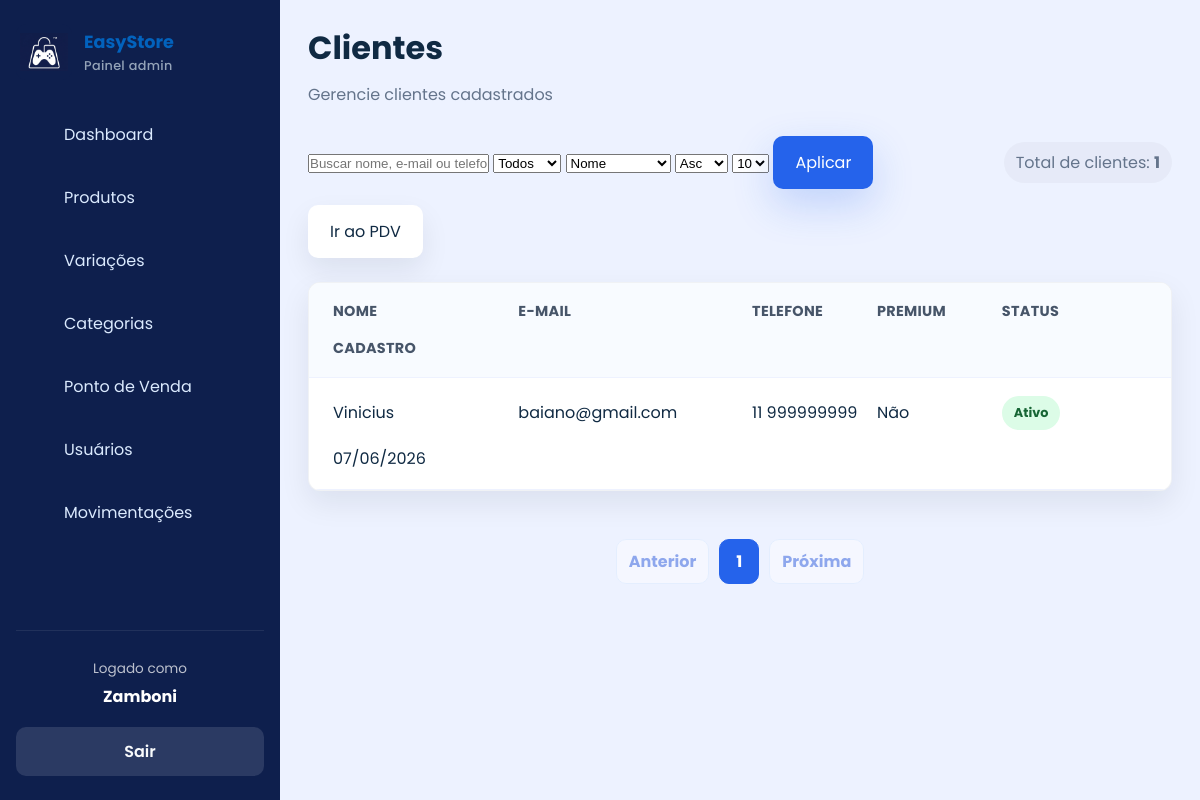
Page /clientes/ (signed in) on the earlier database version.
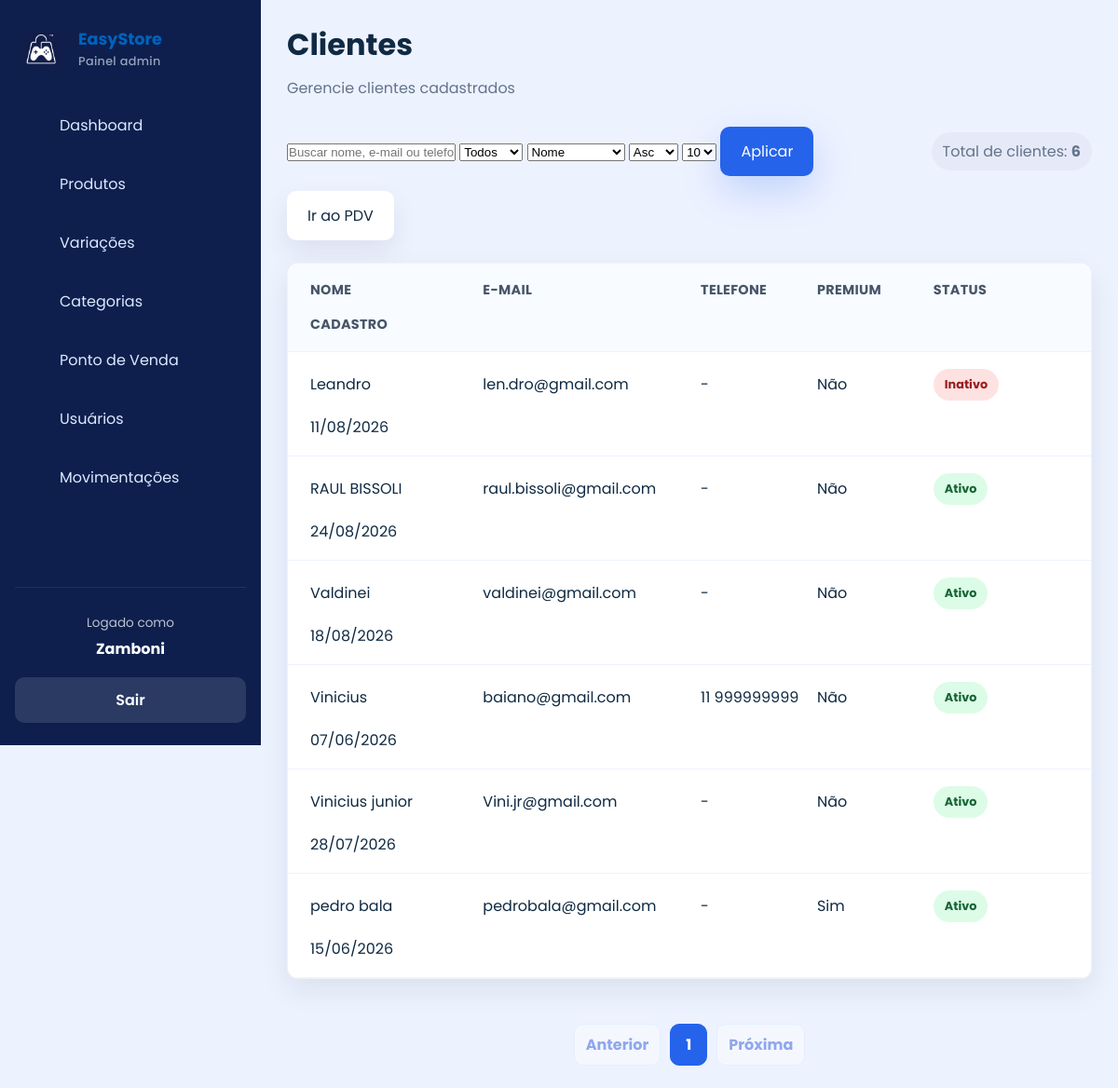
Same page on the later database version.
### app/models/cliente.py (models this page shows)
class Cliente(Base):
    __tablename__ = "clientes"
    id         = Column(Integer, primary_key=True, index=True)
    nome       = Column(String(150), nullable=False, index=True)
    email      = Column(String(167), nullable=True, unique=True, index=True)
    telefone   = Column(String(20), nullable=True)
    usuario_id = Column(
        Integer,
        ForeignKey("usuarios.id", ondelete="SET NULL"),
        nullable=True,
        unique=True,
    )
    is_associado = Column(Boolean, default=False, nullable=False)
    ativo      = Column(Boolean, default=True)
    criado_em  = Column(DateTime, server_default=func.now())
    usuario = relationship("Usuario", back_populates="cliente_perfil")
    vendas  = relationship("Venda", back_populates="cliente", lazy="select")

### app/controllers/cliente_admin_controller.py (the view)
@router.get("/")
def listar_clientes(
    request: Request,
    busca: str = "",
    ativo: int = -1,  # -1 = todos, 0 = inativos, 1 = ativos
    ordenar: str = "nome",  # campo para ordenar
    ordem: str = "asc",  # asc ou desc
    pagina: int = 1,
    por_pagina: int = 10,
    db: Session = Depends(get_db),
    usuario=Depends(get_admin),
):
    query = db.query(Cliente)
    if busca and busca.strip():
        termo = f"%{busca.strip()}%"
        query = query.filter(
            (Cliente.nome.ilike(termo)) | (Cliente.email.ilike(termo)) | (Cliente.telefone.ilike(termo))
        )
    if ativo in (0, 1):
        query = query.filter(Cliente.ativo == bool(ativo))
    ordenacao_mapping = {
        "nome": Cliente.nome,
        "email": Cliente.email,
        "criado_em": Cliente.criado_em,
    }
    coluna = ordenacao_mapping.get(ordenar, Cliente.nome)
    if ordem.lower() == "desc":
        query = query.order_by(coluna.desc())
    else:
        query = query.order_by(coluna)
    total = query.count()
    por_pagina = min(max(por_pagina, 1), 50)
    total_paginas = math.ceil(total / por_pagina) if total else 1
    pagina = min(max(pagina, 1), total_paginas)
    clientes = query.offset((pagina - 1) * por_pagina).limit(por_pagina).all()
    return templates.TemplateResponse(
        "admin/clientes.html",
        {
            "request": request,
            "usuario": usuario,
            "clientes": clientes,
            "busca": busca,
            "ativo": ativo,
            "ordenar": ordenar,
            "ordem": ordem,
            "pagina": pagina,
            "por_pagina": por_pagina,
            "total_paginas": total_paginas,
            "total": total,
            "page_title": "Clientes",
            "page_subtitle": "Gerencie clientes cadastrados",
            "css_path": "css/cadastros.css",
            "active": "clientes",
        },
    )

### app/templates/admin/clientes.html (shortened to what this page needs)
{% extends "admin/base.html" %}
{% block content %}
<div class="table-actions">
  <form method="get" class="filter-form">
    <input type="text" name="busca" placeholder="Buscar nome, e-mail ou telefone" value="{{ busca }}" />
    <select name="ativo">
      <option value="-1" {% if ativo == -1 %}selected{% endif %}>Todos</option>
    </select>
    <select name="ordenar">
      <option value="nome" {% if ordenar == 'nome' %}selected{% endif %}>Nome</option>
    </select>
    <select name="ordem">
      <option value="asc" {% if ordem == 'asc' %}selected{% endif %}>Asc</option>
    </select>
    <select name="por_pagina">
      <option value="10" {% if por_pagina == 10 %}selected{% endif %}>10</option>
    </select>
    <button class="btn btn-primary">Aplicar</button>
  </form>
  <div class="detail-pill">Total de clientes: <strong>{{ total }}</strong></div>
  <a href="/admin/pos" class="btn btn-secondary">Ir ao PDV</a>
</div>
<div class="table-card users-table">
  <div class="table-row header">
    <div>Nome</div>
    <div>E-mail</div>
    <div>Telefone</div>
    <div>Premium</div>
    <div>Status</div>
    <div>Cadastro</div>
  </div>
  {% for c in clientes %}
  <div class="table-row">
    <div>{{ c.nome }}</div>
    <div>{{ c.email or '-' }}</div>
    <div>{{ c.telefone or '-' }}</div>
    <div>{% if c.is_associado %}<span class="plan-badge premium">Sim</span>{% else %}Não{% endif %}</div>
    <div><span class="status-badge {% if c.ativo %}active{% else %}inactive{% endif %}">{{ 'Ativo' if c.ativo else 'Inativo' }}</span></div>
    <div>{{ c.criado_em.strftime('%d/%m/%Y') if c.criado_em else '-' }}</div>
  </div>
  {% endfor %}
</div>
<nav class="pagination" aria-label="Paginação de clientes">
  <a class="pagination-link {% if pagina == 1 %}disabled{% endif %}" href="?por_pagina={{ por_pagina }}&pagina={{ pagina - 1 }}&busca={{ busca }}&ativo={{ ativo }}&ordenar={{ ordenar }}&ordem={{ ordem }}">Anterior</a>
  {% for numero in range(1, total_paginas + 1) %}
  <a class="pagination-link {% if numero == pagina %}active{% endif %}" href="?por_pagina={{ por_pagina }}&pagina={{ numero }}&busca={{ busca }}&ativo={{ ativo }}&ordenar={{ ordenar }}&ordem={{ ordem }}">{{ numero }}</a>
  {% endfor %}
  <a class="pagination-link {% if pagina == total_paginas %}disabled{% endif %}" href="?por_pagina={{ por_pagina }}&pagina={{ pagina + 1 }}&busca={{ busca }}&ativo={{ ativo }}&ordenar={{ ordenar }}&ordem={{ ordem }}">Próxima</a>
</nav>
{% endblock %}

Differences in the rows shown:
added Cliente: nome "Leandro", email "len.dro@gmail.com", telefone "-", is_associado "Não", ativo "Inativo", criado_em "11/08/2026"
added Cliente: nome "RAUL BISSOLI", email "raul.bissoli@gmail.com", telefone "-", is_associado "Não", ativo "Ativo", criado_em "24/08/2026"
added Cliente: nome "Valdinei", email "valdinei@gmail.com", telefone "-", is_associado "Não", ativo "Ativo", criado_em "18/08/2026"
added Cliente: nome "Vinicius junior", email "Vini.jr@gmail.com", telefone "-", is_associado "Não", ativo "Ativo", criado_em "28/07/2026"
added Cliente: nome "pedro bala", email "pedrobala@gmail.com", telefone "-", is_associado "Sim", ativo "Ativo", criado_em "15/06/2026"
Other differences:
{{ total }}: "1" → "6"
